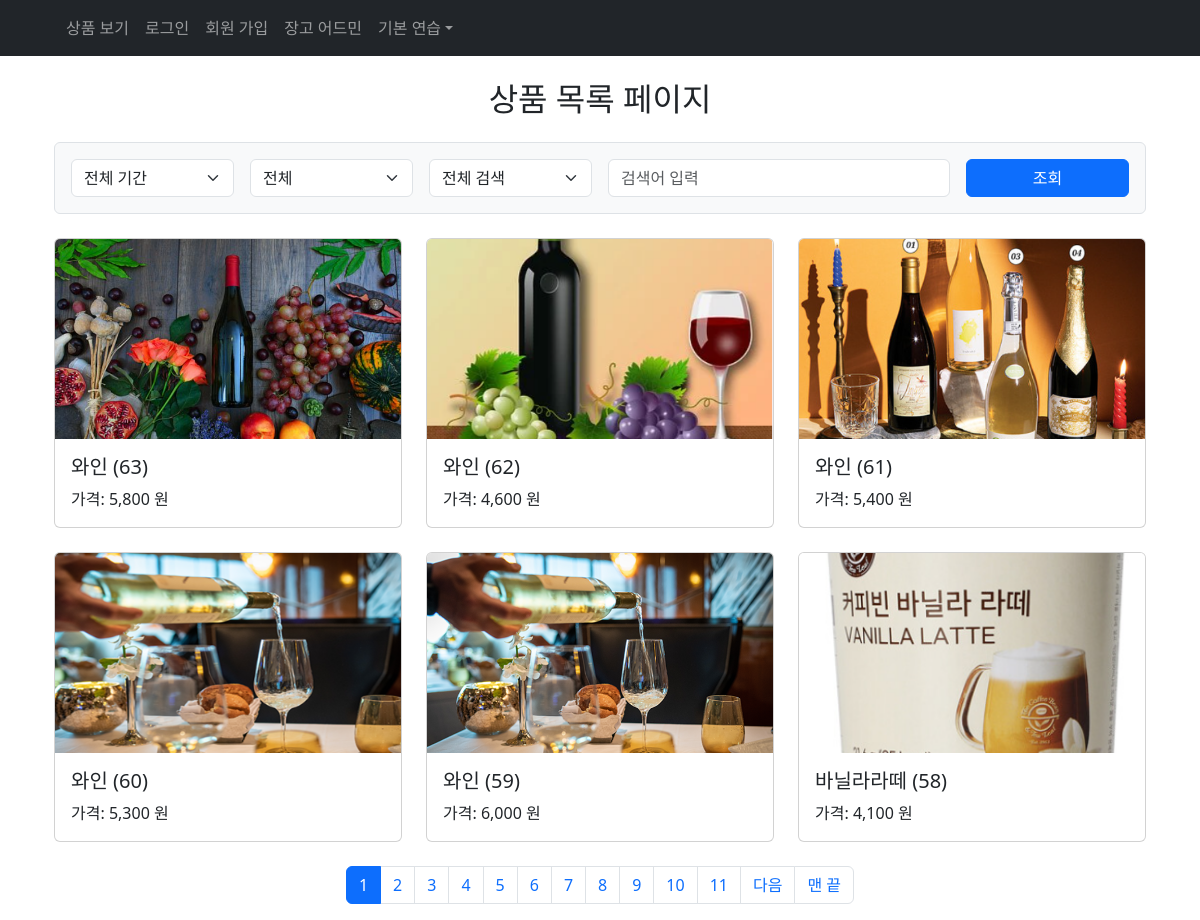
The page /product/list/ on the database its author committed.
### product/models.py (models this page shows, shortened)
class Product(models.Model):
    id = models.AutoField(primary_key=True)
    name = models.CharField(max_length=255, null=False, blank=False)
    price = models.IntegerField(validators=[MinValueValidator(100)], null=False)
    category = models.CharField(max_length=20, choices=Category.choices, null=False)
    stock = models.IntegerField(validators=[MinValueValidator(10), MaxValueValidator(1000)], null=False)
    image = models.ImageField(upload_to='product_images/')
    description = models.TextField(max_length=1000, null=False, blank=False)
    inputdate = models.DateField(null=True, blank=True)
    class Meta:
        db_table = "products"

### product/views.py (the view, shortened to what this page needs)
# urls.py: path('list/', views.product_list, name='product_list'),
def product_list(request):  #상품 목록 페이지
    page_number =int(request.GET.get('pageNumber', 0))
    page_size =int(request.GET.get('pageSize', 6))
    searchDataType = request.GET.get('searchDataType','all')  #검색 기간
    category = request.GET.get('category','All')  #카테고리
    searchMode = request.GET.get('searchMode','All')  #검색 모드('이름' 또는 '설명' 중, 택일.)
    searchKeyword = request.GET.get('searchKeyword','')  #검색 키워드
    products = Product.objects.all().order_by('-id')  #앞에 '-' 는 내림차순 정렬
    if category != 'All':  #예를 들어, '빵' 만 필터링 해봄.
        products = products.filter(category='category')
    total = products.count()
    total_pages = ceil(total / page_size)
    start = page_number * page_size
    end = start + page_size
    paged_products = products[start:end]
    page_range = range(0, total_pages)
    context = {
        'products': paged_products,
        'page_range': page_range,
        'total': total,
        'total_pages': total_pages,
        'page_number' : page_number,
        'page_size' : page_size,
        'searchDataType' : searchDataType,
        'category' : category,
        'searchMode' : searchMode,
        'searchKeyword' : searchKeyword,
    }
    return render(request, 'product/product_list.html', context)

### templates/product/product_list.html (shortened to what this page needs)
{% extends "header.html" %}
{% load humanize %}
{% block content %}
<div class="container mt-4">
    <h2 class="mb-4 text-center">상품 목록 페이지</h2>
    <form method="get" class="p-3 border rounded mb-4 bg-light">
        <div class="row g-3">
            <div class="col-md-2">
                <select name="searchDateType" class="form-select">
                    <option value="all" {% if request.GET.searchDateType == "all" %}selected{% endif %}>전체 기간</option>
                </select>
            </div>
            <div class="col-md-2">
                <select name="category" class="form-select">
                    <option value="ALL" {% if request.GET.category == "ALL" %}selected{% endif %}>전체</option>
                </select>
            </div>
            <div class="col-md-2">
                <select name="searchMode" class="form-select">
                    <option value="ALL" {% if request.GET.searchMode == "ALL" %}selected{% endif %}>전체 검색</option>
                </select>
            </div>
            <div class="col-md-4">
                <input type="text"
                       name="searchKeyword"
                       placeholder="검색어 입력"
                       class="form-control"
                       value="{{ request.GET.searchKeyword }}">
            </div>
            <div class="col-md-2">
                <button type="submit" class="btn btn-primary w-100">조회</button>
            </div>
        </div>
    </form>
    <div class="row">
        {% for product in products %}
        <div class="col-md-4 mb-4">
            <div class="card h-100" onclick="location.href='{% url 'product:detail' product.id %}'" style="cursor: pointer;">
                {% if product.image %}
                    <img src="/media/{{ product.image }}"
                         class="card-img-top"
                         style="height: 200px; object-fit: cover;">
                {% else %}
                    <img src="/static/noimage.png"
                         class="card-img-top"
                         style="height: 200px; object-fit: cover;">
                {% endif %}
                <div class="card-body">
                    <h5 class="card-title">{{ product.name }} ({{ product.id }})</h5>
                    <p class="card-text">
                        가격: {{ product.price|intcomma }} 원
                    </p>
                </div>
            </div>
        </div>
        {% endfor %}
    </div>
    <nav>
        <ul class="pagination justify-content-center">
            {% for p in page_range %}
            <li class="page-item {% if page_number == p %}active{% endif %}">
                <a class="page-link"
                   href="?pageNumber={{ p }}&pageSize={{ page_size }}&searchDateType={{ searchDateType }}&category={{ category }}&searchMode={{ searchMode }}&searchKeyword={{ searchKeyword }}">
                    {{ p|add:1 }}
                </a>
            </li>
            {% endfor %}
            {% if page_number < total_pages|add:-1 %}
            <li class="page-item">
                <a class="page-link"
                   href="?pageNumber={{ page_number|add:1 }}&pageSize={{ page_size }}&searchDateType={{ searchDateType }}&category={{ category }}&searchMode={{ searchMode }}&searchKeyword={{ searchKeyword }}">
                    다음
                </a>
            </li>
            <li class="page-item">
                <a class="page-link"
                   href="?pageNumber={{ total_pages|add:-1 }}&pageSize={{ page_size }}&searchDateType={{ searchDateType }}&category={{ category }}&searchMode={{ searchMode }}&searchKeyword={{ searchKeyword }}">
                    맨 끝
                </a>
            </li>
            {% endif %}
        </ul>
    </nav>
</div>
{% endblock %}

### templates/header.html (shortened to what this page needs)
 {% load static %}
<!DOCTYPE html>
<html lang="en">
<head>
    <link href="https://cdn.jsdelivr.net/npm/bootstrap@5.3.0/dist/css/bootstrap.min.css" rel="stylesheet">
</head>
<body>
<nav class="navbar navbar-expand-lg navbar-dark bg-dark">
    <div class="container">
        <div class="collapse navbar-collapse" id="navbarNav">
            <ul class="navbar-nav me-auto">
                <li class="nav-item">
                    <a class="nav-link" href="{% url 'product:product_list' %}">상품 보기</a>
                </li>
                {% if user.is_authenticated %}
                    {% if user.profile.role == 'ADMIN' %}
                        <li class="nav-item">
                            <a class="nav-link" href="#">상품 등록</a>
                        </li>
                        <li class="nav-item">
                            <a class="nav-link" href="{% url 'order:order_list' %}">주문 내역</a>
                        </li>
                    {% elif user.profile.role == 'USER' %}
                        <li class="nav-item">
                            <a class="nav-link" href="{% url 'cart:cart_list' request.user.id %}">장바구니</a>
                        </li>
                        <li class="nav-item">
                            <a class="nav-link" href="{% url 'order:order_list' %}">주문 내역</a>
                        </li>
                    {% endif %}
                    <li class="nav-item">
                        <a class="nav-link" href="{% url 'member:logout' %}">로그 아웃</a>
                    </li>
                {% else %}
                    <li class="nav-item">
                        <a class="nav-link" href="{% url 'member:login' %}">로그인</a>
                    </li>
                    <li class="nav-item">
                        <a class="nav-link" href="{% url 'member:signup' %}">회원 가입</a>
                    </li>
                {% endif %}
                <li class="nav-item">
                        <a class="nav-link" href="/admin/">장고 어드민</a>
                </li>
                <li class="nav-item dropdown">
                    <a class="nav-link dropdown-toggle" href="#" role="button" data-bs-toggle="dropdown">기본 연습</a>
                </li>
            </ul>
        </div>
    </div>
</nav>
<div class="container mt-4">
    {% block content %}{% endblock %}
</div>
</body>
</html>

### rows shown on the page
Product: image (picture), name "와인", id "63", price "5,800"
Product: image (picture), name "와인", id "62", price "4,600"
Product: image (picture), name "와인", id "61", price "5,400"
Product: image (picture), name "와인", id "60", price "5,300"
Product: image (picture), name "와인", id "59", price "6,000"
Product: image (picture), name "바닐라라떼", id "58", price "4,100"

### other values the page prints
{{ p|add:1 }} "1" "2" "3" "4" "5" "6" "7" "8" "9" "10" "11"
